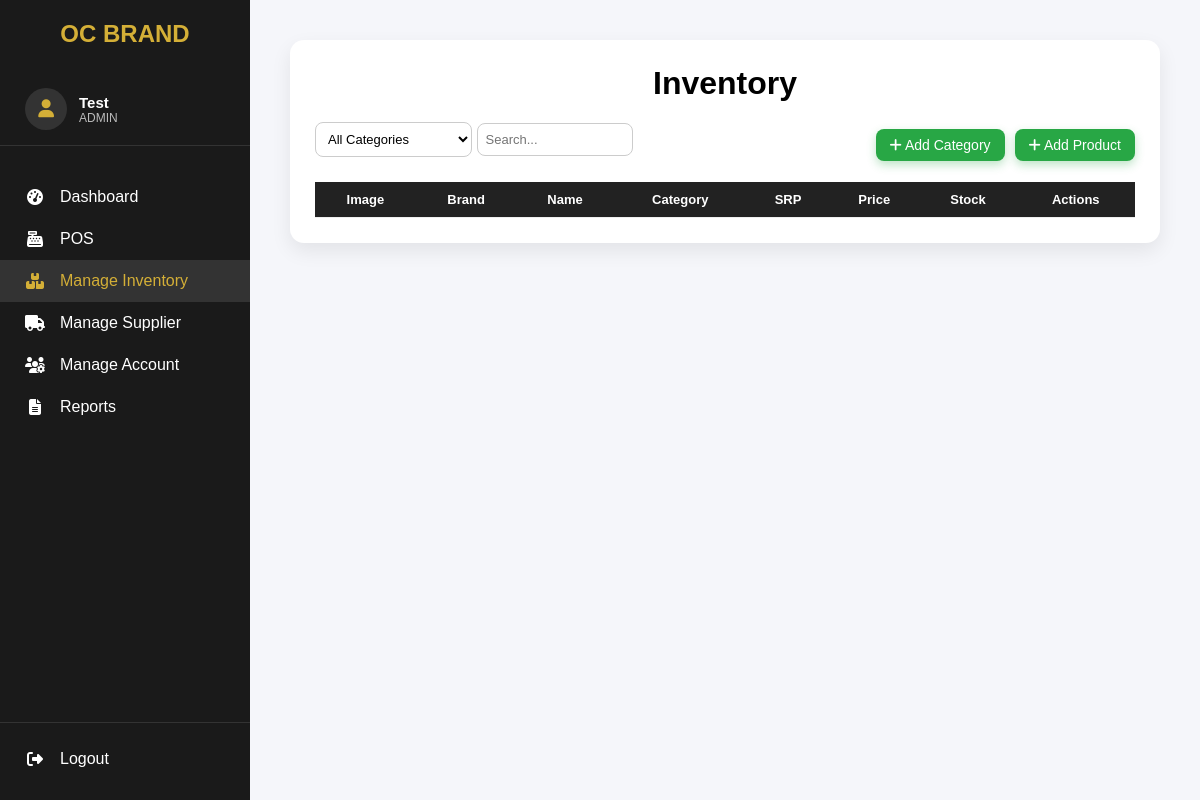
Page /admin/inventory.php?category=Perfumes (signed in) on the earlier database version.
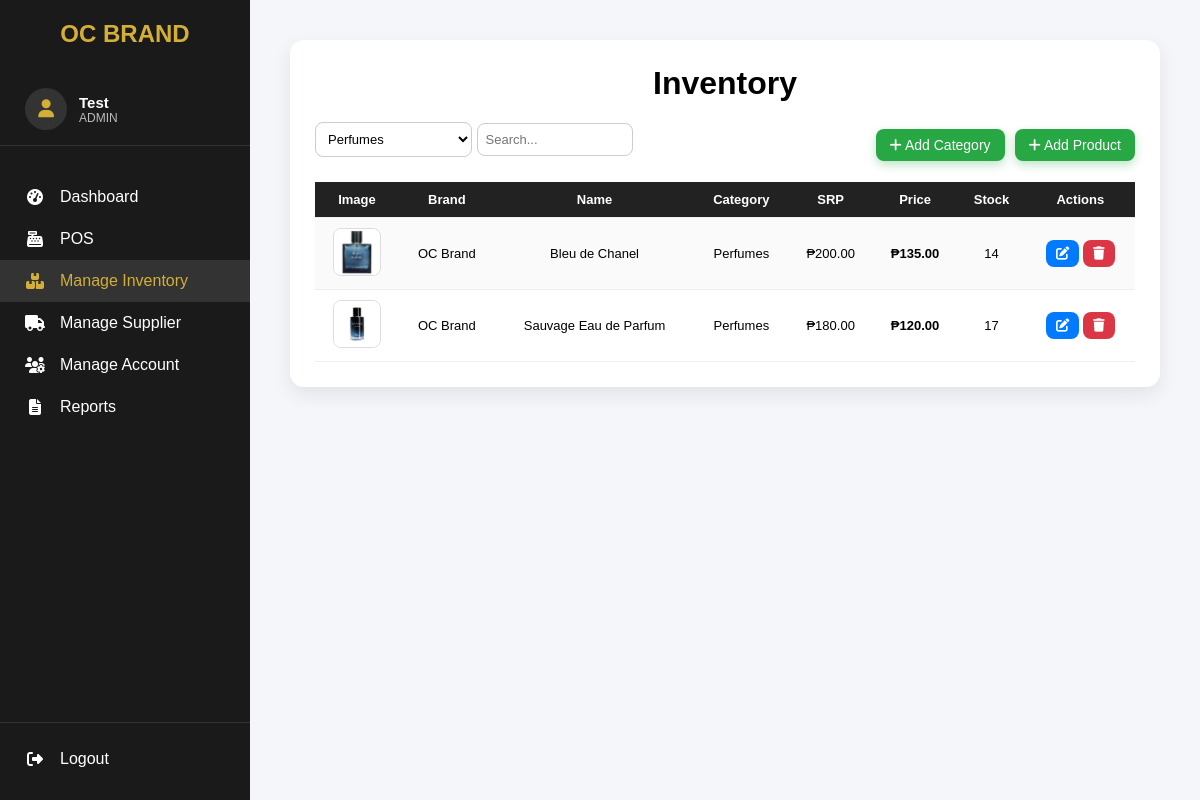
Same page on the later database version.
### tables this page shows
CREATE TABLE `products` (
  `id` int(11) NOT NULL,
  `brand` varchar(100) NOT NULL,
  `name` varchar(150) NOT NULL,
  `category` varchar(50) NOT NULL,
  `srp` decimal(10,2) NOT NULL,
  `price` decimal(10,2) NOT NULL,
  `quantity` int(11) NOT NULL,
  `image` text DEFAULT NULL,
  `created_at` timestamp NOT NULL DEFAULT current_timestamp()
);

### admin/inventory.php (the view, shortened to what this page needs)
<?php
include "../db.php";
$category = $_GET['category'] ?? '';
$sql = "SELECT * FROM products WHERE 1";
if (!empty($category)) {
    $category = mysqli_real_escape_string($conn, $category);
    $sql .= " AND category = '$category'";
}
$sql .= " ORDER BY id DESC";
$result = mysqli_query($conn, $sql);
?>
<!DOCTYPE html>
<html lang="en">
<head>
<link rel="stylesheet" href="https://cdnjs.cloudflare.com/ajax/libs/font-awesome/6.5.0/css/all.min.css">
</head>
<body>
<?php include "sidebar.php"; ?>
<div class="main-content">
<div class="container">
<h1>Inventory</h1>
<div class="top-bar" style="justify-content:space-between">
<form method="GET" style="display:flex; align-items:center; gap:5px;">
    <select name="category">
        <option value="">All Categories</option>
        <?php
        $catResult = mysqli_query($conn, "SELECT name FROM categories ORDER BY name ASC");
        while ($catRow = mysqli_fetch_assoc($catResult)):
            $catName = $catRow['name'];
        ?>
            <option value="<?= htmlspecialchars($catName) ?>" <?= $category === $catName ? 'selected' : '' ?>>
                <?= htmlspecialchars($catName) ?>
            </option>
        <?php endwhile; ?>
    </select>
<input type="text" id="searchInput" name="search" placeholder="Search..." value="<?= htmlspecialchars($_GET['search'] ?? '') ?>">
</form>
    <div style="display: flex; gap: 10px; align-items: center;">
        <button type="button" class="add-btn" onclick="openCategoryModal()">
            <i class="fa fa-plus"></i> Add Category
        </button>
        <button class="add-btn" onclick="openAdd()">
            <i class="fa fa-plus"></i> Add Product
        </button>
    </div>
</div>
<table>
<tr>
    <th>Image</th>
    <th>Brand</th>
    <th>Name</th>
    <th>Category</th>
    <th>SRP</th>
    <th>Price</th>
    <th>Stock</th>
    <th>Actions</th>
</tr>
<?php while ($row = mysqli_fetch_assoc($result)): ?>
<?php
$image = !empty($row['image']) ? $row['image'] : 'uploads/no-image.png';
?>
<tr class="<?= ($row['quantity'] < 10) ? 'low-stock' : '' ?>">
<td>
    <img src="../<?= htmlspecialchars($image) ?>" alt="Product Image">
</td>
<td><?= htmlspecialchars($row['brand'] ?? '') ?></td>
<td><?= htmlspecialchars($row['name']) ?></td>
<td><?= htmlspecialchars($row['category']) ?></td>
<td>₱<?= number_format((float)$row['srp'], 2) ?></td>
<td><strong>₱<?= number_format((float)$row['price'], 2) ?></strong></td>
<td>
    <?= (int)$row['quantity'] ?>
</td>
<td>
    <button class="edit-btn" onclick="openEdit(
        <?= (int)$row['id'] ?>,
        '<?= addslashes($row['name']) ?>',
        '<?= addslashes($row['category']) ?>',
        <?= (float)$row['srp'] ?>,
        <?= (float)$row['price'] ?>,
        <?= (int)$row['quantity'] ?>
    )">
        <i class="fa fa-edit"></i>
    </button>
    <form action="functions/update_product.php" method="POST" style="display:inline">
        <button class="delete-btn" onclick="return confirm('Delete this product?')">
            <i class="fa fa-trash"></i>
        </button>
    </form>
</td>
</tr>
<?php endwhile; ?>
</table>
</div>
</div>
</body>
</html>

Differences in the rows shown:
added products: image (picture), brand "OC Brand", name "Bleu de Chanel", category "Perfumes", srp "200.00", price "135.00", quantity "14"
added products: image (picture), brand "OC Brand", name "Sauvage Eau de Parfum", category "Perfumes", srp "180.00", price "120.00", quantity "17"
Other differences:
form field category: "All Categories" → "Perfumes"
